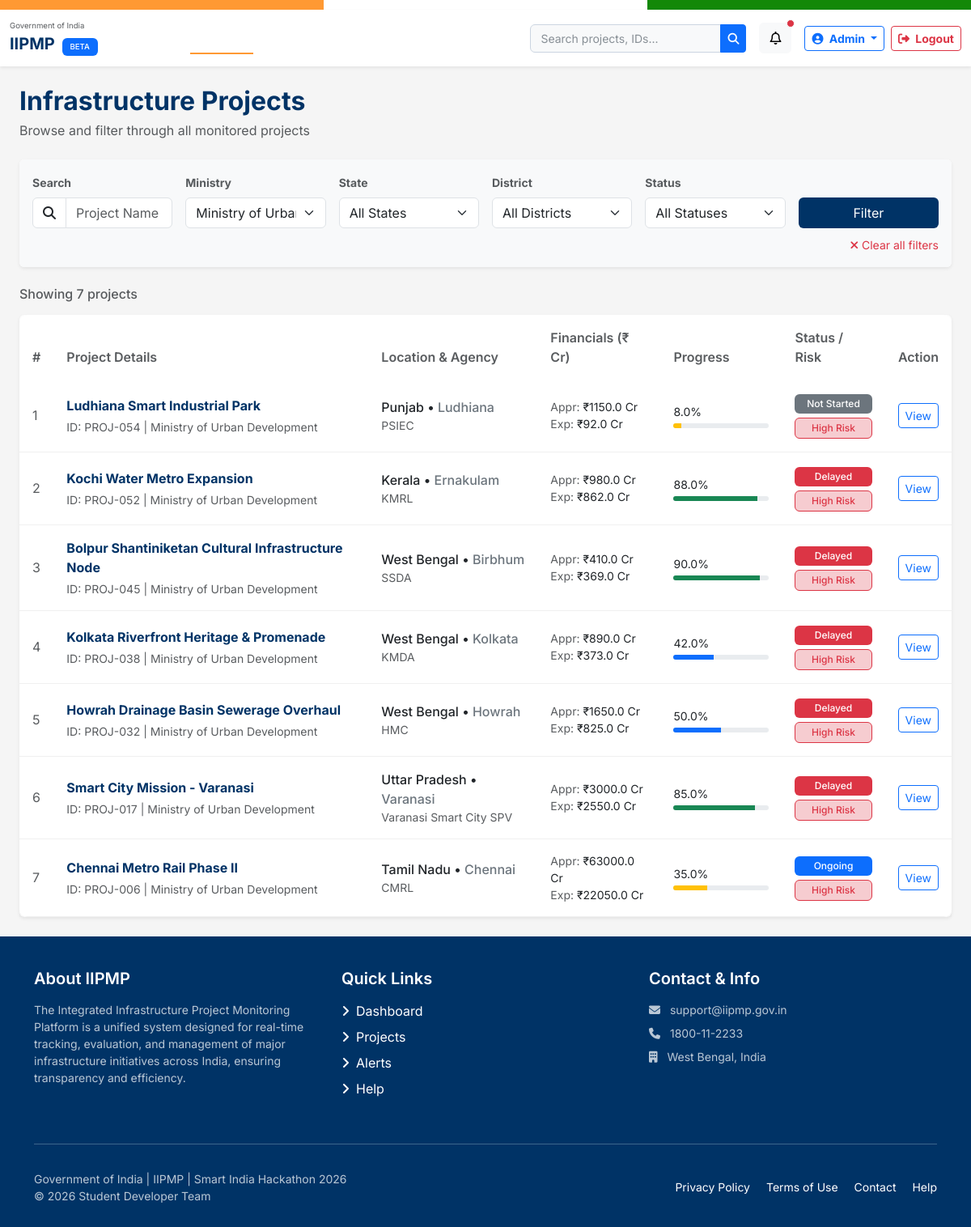
Page /projects/?ministry=Ministry of Urban Development on the earlier database version.
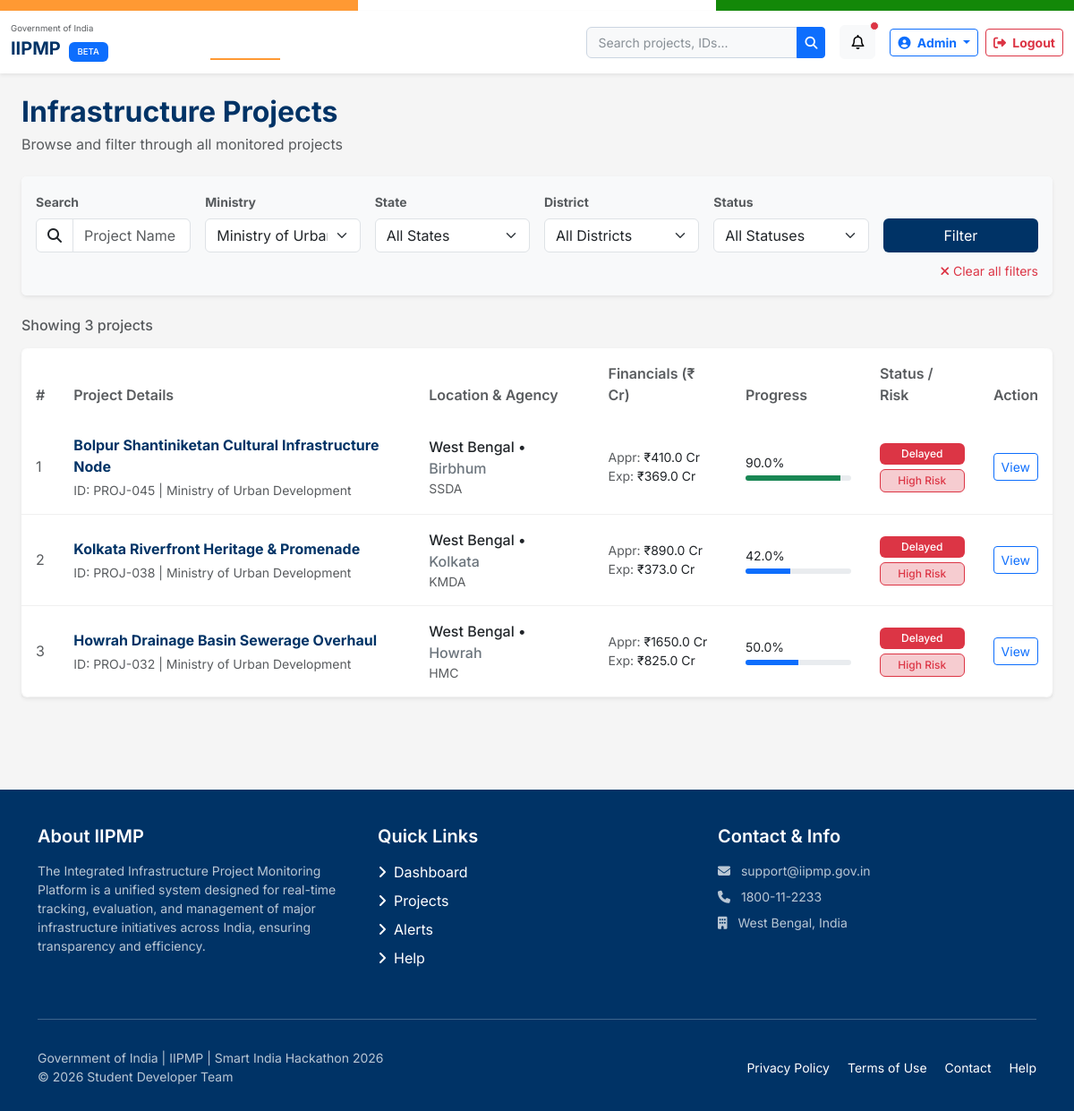
Same page on the later database version.
### monitoring/models.py (models this page shows, shortened)
class Project(models.Model):
    project_id = models.CharField(max_length=20, unique=True)
    name = models.CharField(max_length=300)
    ministry = models.CharField(max_length=200)
    department = models.CharField(max_length=200, blank=True, default='')
    state = models.CharField(max_length=100)
    district = models.CharField(max_length=100, blank=True, default='')
    implementing_agency = models.CharField(max_length=300)
    approved_cost = models.DecimalField(max_digits=12, decimal_places=2)
    revised_cost = models.DecimalField(max_digits=12, decimal_places=2, null=True, blank=True)
    expenditure = models.DecimalField(max_digits=12, decimal_places=2, default=0)
    start_date = models.DateField()
    expected_completion = models.DateField()
    physical_progress = models.DecimalField(max_digits=5, decimal_places=2, default=0)
    financial_progress = models.DecimalField(max_digits=5, decimal_places=2, default=0)
    status = models.CharField(max_length=20, choices=STATUS_CHOICES, default='not_started')
    risk_level = models.CharField(max_length=10, choices=RISK_CHOICES, default='low')
    description = models.TextField(blank=True, default='')
    created_at = models.DateTimeField(auto_now_add=True)
    updated_at = models.DateTimeField(auto_now=True)
    class Meta:
        ordering = ['-updated_at']

### monitoring/views.py (the view, shortened to what this page needs)
# urls.py: path('projects/', views.project_list, name='project_list'),
def project_list(request):
    projects = Project.objects.all()
    search = request.GET.get('search')
    ministry = request.GET.get('ministry')
    if ministry and ministry.strip():
        projects = projects.filter(ministry__icontains=ministry.strip())
    state = request.GET.get('state')
    if state and state.strip():
        projects = projects.filter(state__icontains=state.strip())
    district = request.GET.get('district')
    if district and district.strip():
        projects = projects.filter(district__icontains=district.strip())
    status = request.GET.get('status')
    if status and status.strip():
        projects = projects.filter(status=status.strip())
    risk = request.GET.get('risk') or request.GET.get('risk_level')
    if risk and risk.strip():
        projects = projects.filter(risk_level=risk.strip())
    agency = request.GET.get('implementing_agency')
    if agency and agency.strip():
        projects = projects.filter(implementing_agency__icontains=agency.strip())
    ministries = [
        'Ministry of Road Transport',
        'Ministry of Power',
        'Ministry of Urban Development',
        'Ministry of Railways',
        'Ministry of Water Resources'
    ]
    raw_states = list(Project.objects.values_list('state', flat=True).distinct())
    states = sorted(list(set([st.strip() for st in raw_states if st and st.strip()])))
    raw_pairs = Project.objects.values('state', 'district').distinct()
    state_districts_map = {}
    all_districts = set()
    for item in raw_pairs:
        st = (item['state'] or '').strip()
        dt = (item['district'] or '').strip()
        if st:
            if st not in state_districts_map:
                state_districts_map[st] = set()
            if dt:
                state_districts_map[st].add(dt)
                all_districts.add(dt)
    state_districts_map_json = {st: sorted(list(dt_set)) for st, dt_set in state_districts_map.items()}
    districts = sorted(list(all_districts))
    context = {
        'projects': projects,
        'ministries': ministries,
        'states': states,
        'districts': districts,
        'state_districts_json': json.dumps(state_districts_map_json),
        'current_filters': request.GET
    }
    return render(request, 'projects.html', context)

### templates/projects.html (shortened to what the changed rows need)
{% extends 'base.html' %}
{% load static %}
{% block content %}
<div class="container-fluid py-4 px-4">
    <div class="d-flex justify-content-between align-items-center mb-4">
        <div>
            <h2 class="mb-1" style="color: #003366; font-weight: 700;">Infrastructure Projects</h2>
        </div>
    </div>
    <div class="d-flex justify-content-between align-items-center mb-3">
        <h6 class="text-muted mb-0">Showing {{ projects|length }} projects</h6>
    </div>
    <div class="card shadow-sm border-0">
        <div class="table-responsive">
            <table class="table table-hover project-table align-middle mb-0">
                <thead style="background-color: #f8f9fa;">
                    <tr>
                        <th scope="col" class="py-3 px-3 border-0 text-muted">#</th>
                        <th scope="col" class="py-3 border-0 text-muted">Project Details</th>
                        <th scope="col" class="py-3 border-0 text-muted">Location & Agency</th>
                        <th scope="col" class="py-3 border-0 text-muted">Financials (₹ Cr)</th>
                        <th scope="col" class="py-3 border-0 text-muted" style="width: 150px;">Progress</th>
                        <th scope="col" class="py-3 border-0 text-muted">Status / Risk</th>
                        <th scope="col" class="py-3 px-3 border-0 text-end text-muted">Action</th>
                    </tr>
                </thead>
                <tbody>
                    {% for project in projects %}
                    <tr>
                        <td class="px-3 text-muted">{{ forloop.counter }}</td>
                        <td>
                            <a href="{% url 'project_detail' project.project_id|default:project.id %}" class="text-decoration-none fw-bold" style="color: #003366;">{{ project.name }}</a>
                            <div class="small text-muted mt-1">ID: {{ project.project_id }} | {{ project.ministry }}</div>
                        </td>
                        <td>
                            <div class="fw-medium">{{ project.state }}{% if project.district %} • <span class="text-secondary">{{ project.district }}</span>{% endif %}</div>
                            <div class="small text-muted">{{ project.implementing_agency }}</div>
                        </td>
                        <td>
                            <div class="d-flex flex-column">
                                <span class="small"><span class="text-muted">Appr:</span> ₹{{ project.approved_cost|floatformat:1 }} Cr</span>
                                <span class="small"><span class="text-muted">Exp:</span> ₹{{ project.expenditure|floatformat:1 }} Cr</span>
                            </div>
                        </td>
                        <td>
                            <div class="d-flex justify-content-between small mb-1">
                                <span>{{ project.physical_progress|default:0|floatformat:1 }}%</span>
                            </div>
                            <div class="progress" style="height: 6px;">
                                <div class="progress-bar {% if project.physical_progress >= 75 %}bg-success{% elif project.physical_progress >= 40 %}bg-primary{% else %}bg-warning{% endif %}" role="progressbar" style="width: {{ project.physical_progress|default:0 }}%;" aria-valuenow="{{ project.physical_progress|default:0 }}" aria-valuemin="0" aria-valuemax="100"></div>
                            </div>
                        </td>
                        <td>
                            <div class="mb-1">
                                {% if project.status == 'completed' %}
                                <span class="badge bg-success w-100">Completed</span>
                                {% elif project.status == 'ongoing' %}
                                <span class="badge bg-primary w-100">Ongoing</span>
                                {% elif project.status == 'delayed' %}
                                <span class="badge bg-danger w-100">Delayed</span>
                                {% else %}
                                <span class="badge bg-secondary w-100">Not Started</span>
                                {% endif %}
                            </div>
                            <div>
                                {% if project.risk_level == 'low' or project.risk == 'low' %}
                                <span class="badge bg-success bg-opacity-25 text-success border border-success w-100">Low Risk</span>
                                {% elif project.risk_level == 'medium' or project.risk == 'medium' %}
                                <span class="badge bg-warning bg-opacity-25 text-warning border border-warning w-100">Med Risk</span>
                                {% elif project.risk_level == 'high' or project.risk == 'high' %}
                                <span class="badge bg-danger bg-opacity-25 text-danger border border-danger w-100">High Risk</span>
                                {% else %}
                                <span class="badge bg-light text-dark border w-100">N/A</span>
                                {% endif %}
                            </div>
                        </td>
                        <td class="px-3 text-end">
                            <a href="{% url 'project_detail' project.project_id|default:project.id %}" class="btn btn-sm btn-outline-primary">View</a>
                        </td>
                    </tr>
                    {% endfor %}
                </tbody>
            </table>
        </div>
    </div>
</div>
{% endblock %}

Differences in the rows shown:
removed Project: name "Ludhiana Smart Industrial Park", project_id "PROJ-054", ministry "Ministry of Urban Development", state "Punjab", district "Ludhiana", implementing_agency "PSIEC", approved_cost "1150.0", expenditure "92.0", physical_progress "8.0", status "Not Started", risk_level "High Risk"
removed Project: name "Kochi Water Metro Expansion", project_id "PROJ-052", ministry "Ministry of Urban Development", state "Kerala", district "Ernakulam", implementing_agency "KMRL", approved_cost "980.0", expenditure "862.0", physical_progress "88.0", status "Delayed", risk_level "High Risk"
removed Project: name "Smart City Mission - Varanasi", project_id "PROJ-017", ministry "Ministry of Urban Development", state "Uttar Pradesh", district "Varanasi", implementing_agency "Varanasi Smart City SPV", approved_cost "3000.0", expenditure "2550.0", physical_progress "85.0", status "Delayed", risk_level "High Risk"
removed Project: name "Chennai Metro Rail Phase II", project_id "PROJ-006", ministry "Ministry of Urban Development", state "Tamil Nadu", district "Chennai", implementing_agency "CMRL", approved_cost "63000.0", expenditure "22050.0", physical_progress "35.0", status "Ongoing", risk_level "High Risk"
Other differences:
{{ projects|length }}: "7" → "3"
